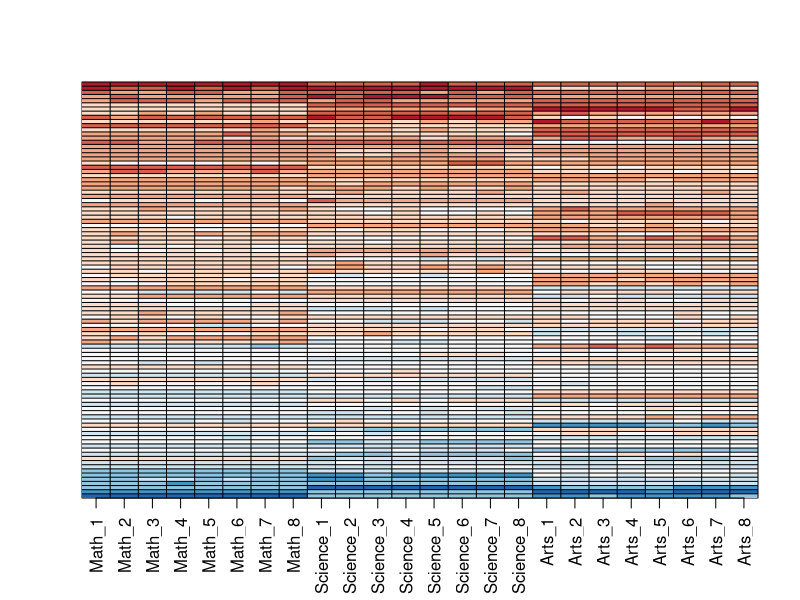
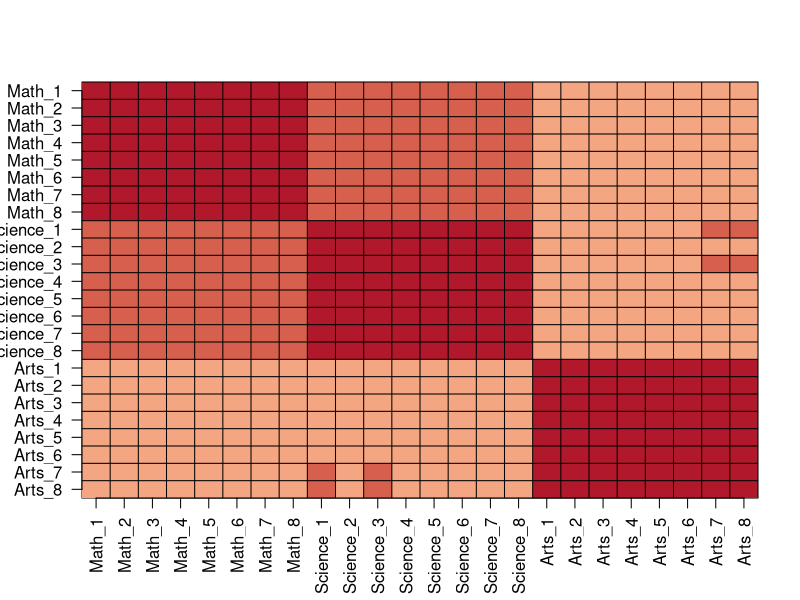

Recreate these plots in R, in order.
#High Dimensional Data 24
#Matrix Factorization

#Exercises 24.5

#SVD to estimate factors
#Dataset of grade scores for 100 students in 24 subjects
#Percentage points received: 0=C, 25=A+, -25=F

#Analysis:Are all students just about as good? Does being 
#good in one subject imply one will be good in another? How 
#does the SVD help with all this?

set.seed(1987)
n <- 100
k <- 8
Sigma <- 64  * matrix(c(1, .75, .5, .75, 1, .5, .5, .5, 1),
                      3, 3) 
m <- MASS::mvrnorm(n, rep(0, 3), Sigma)
m <- m[order(rowMeans(m), decreasing = TRUE),]
y <- m %x% matrix(rep(1, k), nrow = 1) +
  matrix(rnorm(matrix(n * k * 3)), n, k * 3)
colnames(y) <- c(paste(rep("Math",k), 1:k, sep="_"),
                 paste(rep("Science",k), 1:k, sep="_"),
                 paste(rep("Arts",k), 1:k, sep="_"))

my_image <- function(x, zlim = range(x), ...){
  colors = rev(RColorBrewer::brewer.pal(9, "RdBu"))
  cols <- 1:ncol(x)
  rows <- 1:nrow(x)
  image(cols, rows, t(x[rev(rows),,drop=FALSE]),
        xaxt = "n", yaxt = "n",
        xlab="", ylab="",  col = colors, zlim = zlim, ...)
  abline(h=rows + 0.5, v = cols + 0.5)
  axis(side = 1, cols, colnames(x), las = 2)
}

my_image(y)

#1. How would you describe the data based on this figure?

#The students that test well are at the top of the image and
# there seems to be three groupings by subject.


#2 Examine the correlation between the test scores directly:
my_image(cor(y), zlim = c(-1,1))
range(cor(y))
#[1] 0.4855371 1.0000000
axis(side = 2, 1:ncol(y), rev(colnames(y)), las = 2)

#Which of the following best describes what you see?

#There is a correlation among all tests, but higher if the tests
# are in science and math and even higher within each subject.